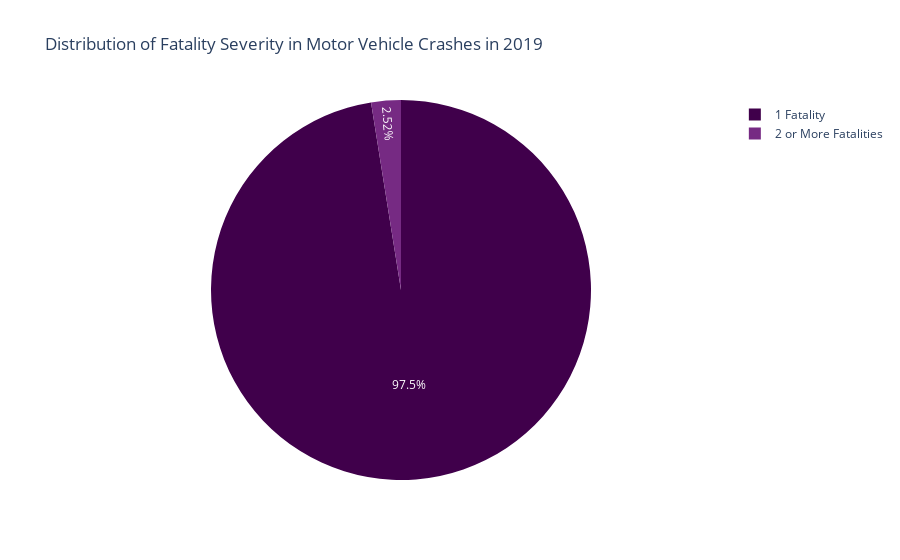

Source (notebook cell):
### Code cell
import plotly.express as px

# Assuming you have a DataFrame named 'df' with columns 'CRASH DATE', 'NUMBER OF PERSONS KILLED', and 'BOROUGH'
# Modify the column names as per your dataset

# Convert 'CRASH DATE' to datetime
df['CRASH DATE'] = pd.to_datetime(df['CRASH DATE'])

# Filter data for the year 2020 and fatal incidents
df_fatal_2020 = df[(df['CRASH DATE'].dt.year == 2019) & (df['NUMBER OF PERSONS KILLED'] > 0)]

# Create a new column 'Fatality Severity' based on the number of persons killed
df_fatal_2020['Fatality Severity'] = '1 Fatality'  # Default to '1 Fatality'
df_fatal_2020.loc[df_fatal_2020['NUMBER OF PERSONS KILLED'] > 1, 'Fatality Severity'] = '2 or More Fatalities'

# Calculate the count of accidents for each fatality severity category
fatality_counts_2020 = df_fatal_2020['Fatality Severity'].value_counts().reset_index()
fatality_counts_2020.columns = ['Fatality Severity', 'Accident Count']

# Create a pie chart
fig = px.pie(fatality_counts_2020, values='Accident Count', names='Fatality Severity',
             title='Distribution of Fatality Severity in Motor Vehicle Crashes in 2019',
             color_discrete_sequence=px.colors.diverging.PRGn)

fig.show()

### Figure 1 — Plotly figure (JSON) as saved in the notebook; plotly's stock layout.template omitted (floating-point values rounded to 4 significant figures)
{"data": [{"domain": {"x": [0, 1], "y": [0, 1]}, "hovertemplate": "Fatality Severity=%{label}<br>Accident Count=%{value}<extra></extra>", "labels": ["1 Fatality", "2 or More Fatalities"], "legendgroup": "", "name": "", "showlegend": true, "type": "pie", "values": [232, 6]}], "layout": {"legend": {"tracegroupgap": 0}, "piecolorway": ["rgb(64,0,75)", "rgb(118,42,131)", "rgb(153,112,171)", "rgb(194,165,207)", "rgb(231,212,232)", "rgb(247,247,247)", "rgb(217,240,211)", "rgb(166,219,160)", "rgb(90,174,97)", "rgb(27,120,55)", "rgb(0,68,27)"], "title": {"text": "Distribution of Fatality Severity in Motor Vehicle Crashes in 2019"}}}
